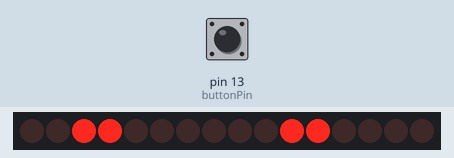
Recording of a sketch running on a simulated Arduino Uno, built with avr-gcc and run on an emulated ATmega328P. On the bench: 16 shift-register outputs drawn as a row of LEDs (first output left, lit = HIGH). Wiring (inferred from the names in the program): 2 × shift register (74HC595): data pin 4; shift clock pin 6; latch pin 5. Wiring (inferred from the signals the program sends): row of LEDs: on Q0, Q1, Q2, Q3, Q4, Q5, Q6, Q7, Q8, Q9, Q10, Q11, Q12, Q13, Q14, Q15. The test bench sets the inputs (shaded band); at power-on: pin 13 (buttonPin) LOW.

Above: at 5.0 s.
5.1 s: pin 13 (buttonPin) pulled HIGH for 2.45 s
At 6.39 s:
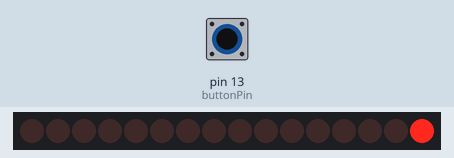
9.0 s: pin 13 (buttonPin) pulled HIGH for 2.45 s
At 15.1 s:
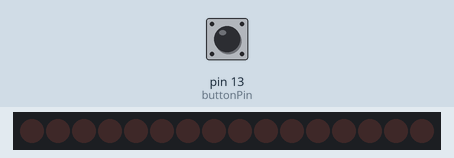
15.7 s: pin 13 (buttonPin) driven HIGH
At 21.19 s:
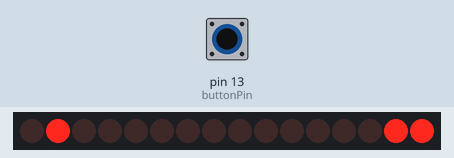
24.7 s: pin 13 (buttonPin) driven HIGH
Timing chart, 0 to 32.7 s (numbered marks = the images above; inputs shaded):
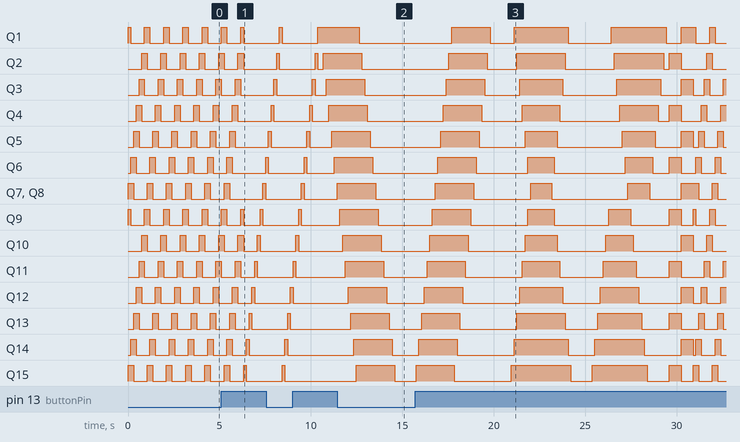

The sketch:

LED_patterns_uint16_t.ino
```cpp
int latchPin = 5;
int clockPin = 6;
int dataPin = 4;

int buttonPin = 13;
int resetPin = 12;

//current pattern
int pattern = 0;
//case amount in loop switch
int patternAmount = 6;

//variable for holding all leds status
uint16_t leds = 0;
int ledAmount = 14;

void setup()
{
  // Set all the pins of 74HC595 as OUTPUT
  pinMode(latchPin, OUTPUT);
  pinMode(dataPin, OUTPUT);
  pinMode(clockPin, OUTPUT) ;
  digitalWrite(resetPin, HIGH);
  Serial.begin(9600);

}

void loop()
{

  //if button was pressed during animation move to next pattern
  if(digitalRead(buttonPin))
  {
    ++pattern;
    if(pattern == patternAmount)
    {
      pattern = 0;
    }
    powerLEDs(false);
    digitalWrite(resetPin, LOW);
    delay(10);
    digitalWrite(resetPin, HIGH);
  }
  //run selected pattern on loop
  //every case is a pattern
  switch (pattern)
  {
    case 0:
      spinPattern(2,5,true,150);
      break;

    case 1:
      spinPattern(1,13,true,150);
      break;

    case 2:
      graduallyChange(0,ledAmount,true,false,150);
      graduallyChange(0,ledAmount,false,false,150);
      delay(1000);
      graduallyChange(0,ledAmount,true,true,150);
      graduallyChange(0,ledAmount,false,true,150);
      delay(1000);
      break;

    case 3:
      graduallyChangeHalves(true, true, true, 150);
      delay(1000);
      graduallyChangeHalves(true, false, false, 150);
      delay(1000);
      break;

    case 4:
      graduallyChange(0,ledAmount/2,true,true,150);
      graduallyChange(ledAmount/2,ledAmount,true,false,150);

      graduallyChange(0,ledAmount/2,false,false,150);
      graduallyChange(ledAmount/2,ledAmount,false,true,150);
      break;

    case 5:
      for(int i = 0; i < ledAmount/2;++i)
      {
        powerLED(i*2,true);
        powerLED(i*2+1,false);
      }
      updateShiftRegister(leds);
      delay(650);

      for(int i = 0; i < ledAmount/2;++i)
      {
        powerLED(i*2,false);
        powerLED(i*2+1,true);
      }
      updateShiftRegister(leds);
      delay(650);
      break;

    default:
      break;
      // default statements
  }

}

//Gradualy changes diodes from diode to diode
//can either tun it on of => light
//clockwise provides you with direction option
//pause is delay between steps in milliseconds
void graduallyChange(int from, int to, boolean light, boolean clockwise, int pause)
{

  for(int i = from; i < to; ++i)
  {
    powerLED(i, light);
    if(!clockwise)
    {

      updateShiftRegister(mirrorLEDs(from,to));
    }
    else
    {
      updateShiftRegister(leds);
    }
    delay(pause);
  }
}
//same as previous, but is set to change both halves at the same time => 0, ledAmount-1  => 1 ledAmount-2...
//offset option changes it to => 0 => 1, ledAmount-1  => 2, ledAmount-2...
void graduallyChangeHalves(boolean offset, boolean toMiddle,boolean light, int pause)
{
  if(offset)
  {
    if(toMiddle)
    {
      powerLED(0, light);
      updateShiftRegister(leds);
      delay(pause);
    }
    else
    {
      powerLED(ledAmount/2, light);
      updateShiftRegister(leds);
      delay(pause);
    }
  }
  if(toMiddle)
  {
    for(int i = offset; i < ledAmount/2; ++i)
    {
      powerLED(i, light);
      powerLED(ledAmount - i - 1 + offset, light);
      updateShiftRegister(leds);
      delay(pause);
    }
    if(offset)
    {
      powerLED(ledAmount/2,light);
      updateShiftRegister(leds);
      delay(pause);
    }
  }
  else
  {
    for(int i = ledAmount/2-offset-1; i >= 0 ; --i)
    {
      powerLED(i + offset, light);
      powerLED(ledAmount - i-1, light);
      updateShiftRegister(leds);
      delay(pause);
    }
    if(offset)
    {
      powerLED(0,light);
      updateShiftRegister(leds);
      delay(pause);
    }
  }
}

//each step takes light to next index 0on, 1off, 2off => 0off, 1on, 2off => 0off, 1off, 2on
//chunk determines how many lights are next to each other
//gap determines how many diodes stay off between chunks
//example: chunk=1,gap=1 turns on all odd LEDS => turns on all even LEDS
//exampl2: chunk=2,gap=ledAmount-2 turns on only 0,1 => 1,2
//clokwise changes direction


void spinPattern(int spinChunk, int gap, boolean clockwise, int pause)
{
  int startOffset = spinChunk/2;
  int chunkAmount = ledAmount/(spinChunk+gap);
  int chunkFirst;
  powerLEDs(false);
  for(int x = 0 ; x < chunkAmount ; ++x)
  {
    chunkFirst = (spinChunk+gap)*x-startOffset;
    powerLEDs(chunkFirst,chunkFirst+spinChunk,true);
    powerLED(chunkFirst-1,false);
  }

  if(!clockwise)
  {
    updateShiftRegister(mirrorLEDs(0,ledAmount));
  }
  else
  {
    updateShiftRegister(leds);
  }

  delay(pause);
  for(int i = 0; i < ledAmount-1; i++)
  {
    for(int x = 0; x < chunkAmount ; ++x)
    {
      chunkFirst = (spinChunk+gap)*x-startOffset;
      powerLED(i + chunkFirst + spinChunk,true);
      powerLED(i + chunkFirst,false);
    }

    if(!clockwise)
    {
      updateShiftRegister(mirrorLEDs(0,ledAmount));
    }
    else
    {
      updateShiftRegister(leds);
    }
    delay(pause);
  }
}

//Mirrors bits in range
//example: leds = b111000000000100
//mirrorLEDs(0,ledAmount) => b001000000000111
//example2: leds = b111000000000100
//mirrorLEDs(0,5) => b001110000000100
uint16_t mirrorLEDs(int from, int to)
{

  uint16_t mirroredLEDs = leds;

  for(int i = 0; i < to-from; ++i)
  {
    if(isLit(from + i))
    {
      mirroredLEDs += power(2,to-i-1);
      mirroredLEDs -= power(2,from + i);
    }
  }
  return mirroredLEDs;
}


void powerLED(int LED, boolean light)
{
   if(LED < 0)
   {
    LED = ledAmount + LED;
   }
   if(LED >= ledAmount){
    LED = LED - ledAmount;
   }
   if(light)
   {
    if(!isLit(LED))
    {
      leds += power(2,LED);
    }
   }
   else
   {
    if(isLit(LED))
    {
      leds -= power(2,LED);
    }
   }
}

//check if diode is lit
boolean isLit(int LED)
{
  LED = power(2,LED);
  return (leds&LED)==LED;
}

//turns leds in range on/off
void powerLEDs(int from, int to, boolean light)
{
  for(int i = from; i < to; ++i)
  {
    powerLED(i,power);
  }
}

//turns all leds on/off
void powerLEDs(boolean light)
{
  if(light)
  {
    leds = power(2,ledAmount)-1;
  }
  else
  {
    leds = 0;
  }
}

//sends data to registers
//note: it distributes all leds evenly into both registers, so if you are
//using 10 diodes, then register one uses pin 0-5 and the other one uses 0-5
//I just find it more neat, when it is symmetrical, but if you for some reason don't want to
//have it symmetrical, just replace
//this shiftOut(dataPin, clockPin, LSBFIRST, (ledsValues >> ledAmount/2));
//with this shiftOut(dataPin, clockPin, LSBFIRST, (ledsValues >> 8));
void updateShiftRegister(uint16_t ledsValues)
{
   digitalWrite(latchPin, LOW);
   shiftOut(dataPin, clockPin, LSBFIRST, (ledsValues));
   shiftOut(dataPin, clockPin, LSBFIRST, (ledsValues >> ledAmount/2));
   digitalWrite(latchPin, HIGH);
}


//my power method, because builitn pow() acts funny
int power(int num, int power){
   int x = 1;
   for(int i = 0; i < power; i++){

    x*=num;
   }
   return x;
}
```
